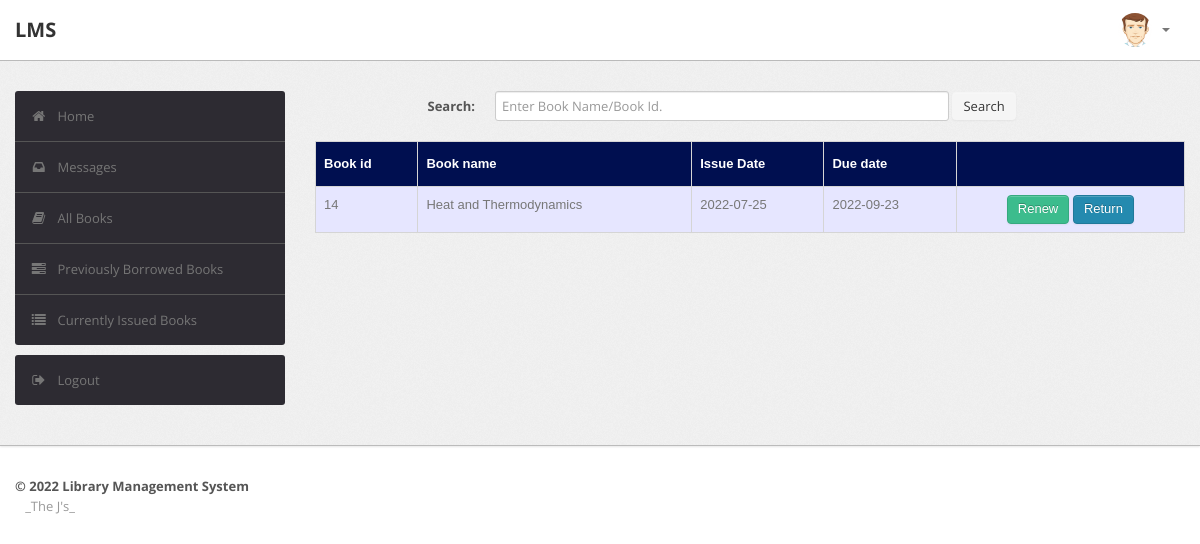
Before: /faculty/current.php (signed in) with the older database file.
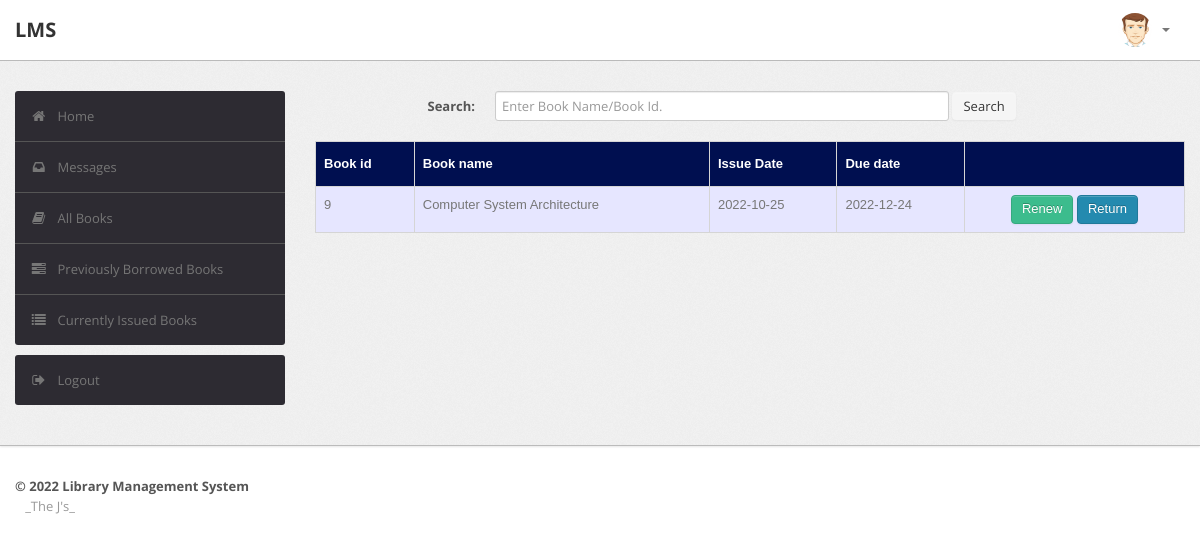
After: the same page with the newer database file.
### tables this page shows
CREATE TABLE `record` (
  `RollNo` varchar(50) NOT NULL,
  `BookId` int(10) NOT NULL,
  `Date_of_Issue` date DEFAULT NULL,
  `Due_Date` date DEFAULT NULL,
  `Date_of_Return` date DEFAULT NULL,
  `Dues` int(10) DEFAULT NULL,
  `Renewals_left` int(10) DEFAULT NULL,
  `Time` time DEFAULT NULL
);

CREATE TABLE `book` (
  `BookId` int(10) NOT NULL,
  `Title` varchar(50) DEFAULT NULL,
  `Publisher` varchar(50) DEFAULT NULL,
  `Year` varchar(50) DEFAULT NULL,
  `Availability` int(5) DEFAULT NULL
);

### faculty/current.php (the view, shortened to what the changed rows need)
<?php
require('dbconn.php');
?>
<?php
if ($_SESSION['RollNo']) {
    ?>
<!DOCTYPE html>
<html lang="en">
    <head>
        <link type="text/css" href="bootstrap/css/bootstrap.min.css" rel="stylesheet">
        <link type="text/css" href="bootstrap/css/bootstrap-responsive.min.css" rel="stylesheet">
        <link type="text/css" href="css/theme.css" rel="stylesheet">
        <link type="text/css" href="images/icons/css/font-awesome.css" rel="stylesheet">
    </head>
    <body>
        <div class="wrapper">
            <div class="container">
                <div class="row">
                    <div class="span9">
                                    <br>
                                    <?php
                                    $rollno = $_SESSION['RollNo'];
                                    if(isset($_POST['submit']))
                                        {$s=$_POST['title'];
                                            $sql="select * from LMS.record,LMS.book where RollNo = '$rollno' and Date_of_Issue is NOT NULL and Date_of_Return is NULL and book.Bookid = record.BookId and (record.BookId='$s' or Title like '%$s%')";
                                        }
                                    else
                                        $sql="select * from LMS.record,LMS.book where RollNo = '$rollno' and Date_of_Issue is NOT NULL and Date_of_Return is NULL and book.Bookid = record.BookId";
                                    $result=$conn->query($sql);
                                    $rowcount=mysqli_num_rows($result);
                                    if(!($rowcount))
                                        echo "<br><center><h2><b><i>No Results</i></b></h2></center>";
                                    else
                                    {
                                    ?>
                        <table class="table" id = "tables">
                                  <thead>
                                    <tr>
                                      <th>Book id</th>
                                      <th>Book name</th>
                                      <th>Issue Date</th>
                                      <th>Due date</th>
                                      <th></th>
                                    </tr>
                                  </thead>
                                  <tbody>
                                <?php
                            while($row=$result->fetch_assoc())
                            {
                                $bookid=$row['BookId'];
                                $name=$row['Title'];
                                $issuedate=$row['Date_of_Issue'];
                                $duedate=$row['Due_Date'];
                                $renewals=$row['Renewals_left'];
                            ?>
                                    <tr>
                                      <td><?php echo $bookid ?></td>
                                      <td><?php echo $name ?></td>
                                      <td><?php echo $issuedate ?></td>
                                      <td><?php echo $duedate ?></td>
                                        <td><center>
                                        <?php
                                         if($renewals)
                                            echo "<a href=\"renew_request.php?id=".$bookid."\" class=\"btn btn-success\">Renew</a>";
                                        ?>
                                        <a href="return_request.php?id=<?php echo $bookid; ?>" class="btn btn-primary">Return</a>
                                        </center></td>
                                    </tr>
                            <?php }} ?>
                                    </tbody>
                                </table>
                    </div>
                </div>
            </div>
        </div>
    </body>
</html>
<?php }
else {
    echo "<script type='text/javascript'>alert('Access Denied!!!')</script>";
} ?>

Changed rows visible on the page:
no longer on this page (row edited): record: BookId.BookId "14", BookId.Title "Heat and Thermodynamics", Date_of_Issue "2022-07-25", Due_Date "2022-09-23"
now on this page (row edited): record: BookId.BookId "9", BookId.Title "Computer System Architecture", Date_of_Issue "2022-10-25", Due_Date "2022-12-24"
